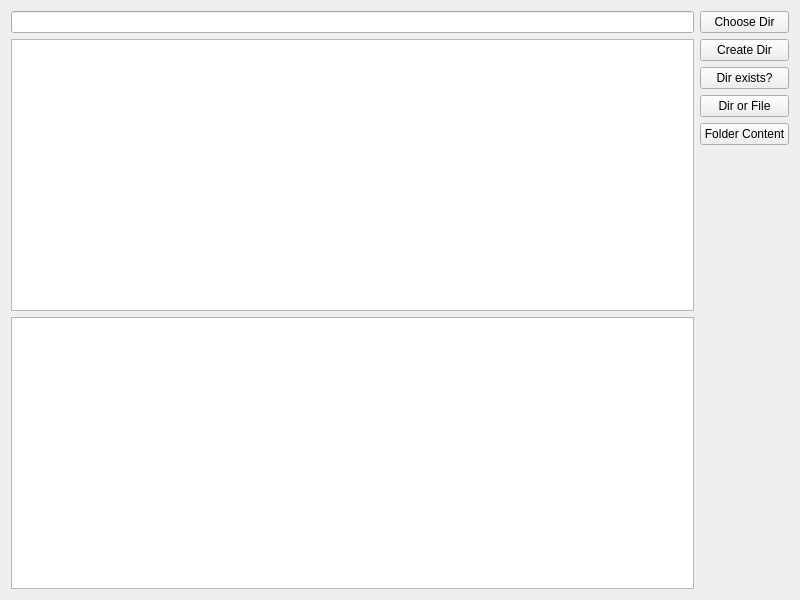
<?xml version="1.0" encoding="UTF-8"?>
<ui version="4.0">
 <class>Widget</class>
 <widget class="QWidget" name="Widget">
  <property name="geometry">
   <rect>
    <x>0</x>
    <y>0</y>
    <width>800</width>
    <height>600</height>
   </rect>
  </property>
  <property name="windowTitle">
   <string>Widget</string>
  </property>
  <layout class="QHBoxLayout" name="horizontalLayout">
   <item>
    <layout class="QVBoxLayout" name="verticalLayout_2">
     <item>
      <widget class="QLineEdit" name="lineEdit"/>
     </item>
     <item>
      <widget class="QListWidget" name="listWidget"/>
     </item>
     <item>
      <widget class="QTextEdit" name="textEdit"/>
     </item>
    </layout>
   </item>
   <item>
    <layout class="QVBoxLayout" name="verticalLayout">
     <item>
      <widget class="QPushButton" name="ChooseDirButton">
       <property name="text">
        <string>Choose Dir</string>
       </property>
      </widget>
     </item>
     <item>
      <widget class="QPushButton" name="CreateDirButton">
       <property name="text">
        <string>Create Dir</string>
       </property>
      </widget>
     </item>
     <item>
      <widget class="QPushButton" name="ExistsDirButton">
       <property name="text">
        <string>Dir exists?</string>
       </property>
      </widget>
     </item>
     <item>
      <widget class="QPushButton" name="DirOrFileButton">
       <property name="text">
        <string>Dir or File</string>
       </property>
      </widget>
     </item>
     <item>
      <widget class="QPushButton" name="FolderContent">
       <property name="text">
        <string>Folder Content</string>
       </property>
      </widget>
     </item>
     <item>
      <spacer name="verticalSpacer">
       <property name="orientation">
        <enum>Qt::Vertical</enum>
       </property>
       <property name="sizeHint" stdset="0">
        <size>
         <width>20</width>
         <height>98</height>
        </size>
       </property>
      </spacer>
     </item>
    </layout>
   </item>
  </layout>
 </widget>
 <resources/>
 <connections/>
</ui>
